Frame 1 (no input): blank canvas, image omitted
Frame 60 (the mouse pressed at the canvas centre just before this capture): blank canvas, image omitted
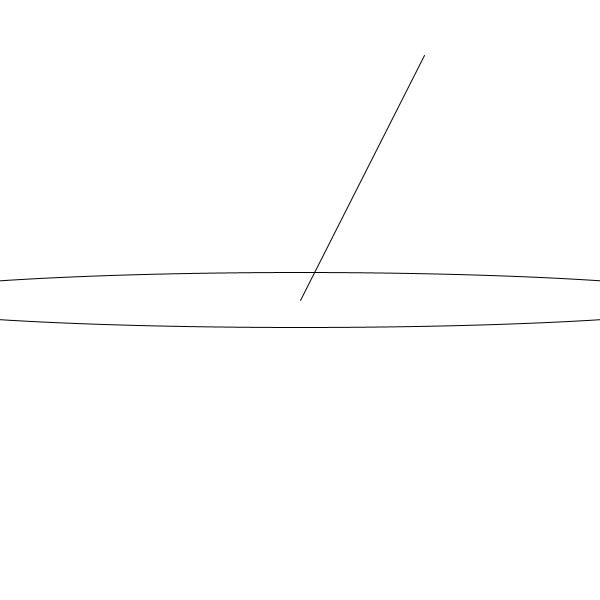
Frame 120 (the mouse held since frame 60 and released just before this capture)

The Processing sketch whose frames 1 and 60 were blank and that drew this single picture after the mouse press (run headless with seeded random() and noise(); from frame 60 on, the mouse is pressed at the canvas centre):

// Processing sketch: processing_19927
// ── processing_19927.pde

void setup() {
  size(600, 600);
  colorMode(HSB, 200);
  background(200);
  smooth();

  
}

void draw(){
  
  float sw = dist(pmouseX, pmouseY, mouseX, mouseY);
  stroke(HSB,sw*2);
  
  println(mouseX + " " + mouseY);
  fill(pmouseY, pmouseX);  
  line(mouseX, mouseY, sw, 55);
  ellipse(mouseX, mouseY, sw*2, 55);
 
}
  

void mousePressed() {  
background(200);
}
